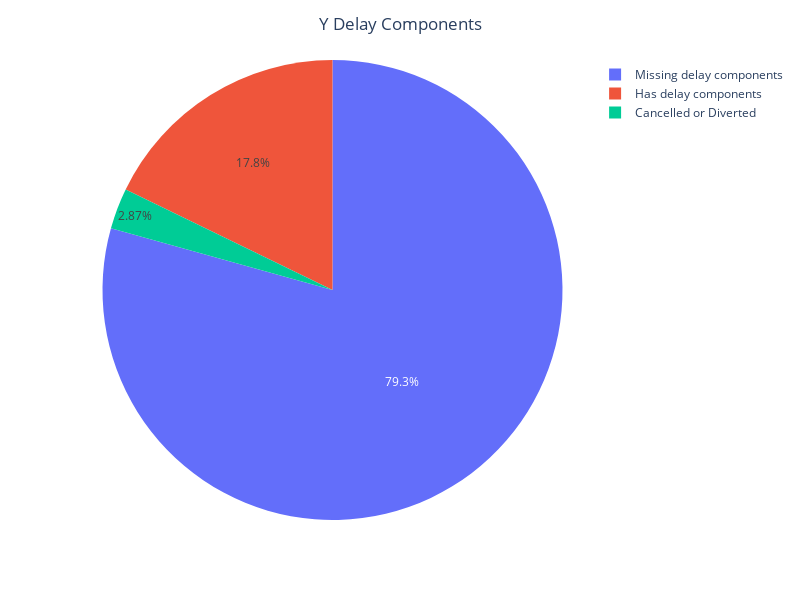

The cell this chart's notebook holds for it:
### Markdown cell above
Visualize presence of delay components

### Code cell
delay_components_df, no_delay_components_df = split_by_components(df)

ratio_components = len(delay_components_df) / len(df)

fig = px.pie(values=[len(delay_components_df), len(no_delay_components_df), num_cancelled_or_diverted],
             names=["Has delay components", "Missing delay components", "Cancelled or Diverted"])
fig.update_layout(title_text="Y Delay Components", title_x=0.5, width=800, height=600)

### Figure 1 — Plotly figure (JSON) as saved in the notebook; plotly's stock layout.template omitted (floating-point values rounded to 4 significant figures)
{"data": [{"domain": {"x": [0, 1], "y": [0, 1]}, "hovertemplate": "label=%{label}<br>value=%{value}<extra></extra>", "labels": ["Has delay components", "Missing delay components", "Cancelled or Diverted"], "legendgroup": "", "name": "", "showlegend": true, "type": "pie", "values": [533863, 2379941, 86196]}], "layout": {"height": 600, "legend": {"tracegroupgap": 0}, "margin": {"t": 60}, "title": {"text": "Y Delay Components", "x": 0.5}, "width": 800}}
